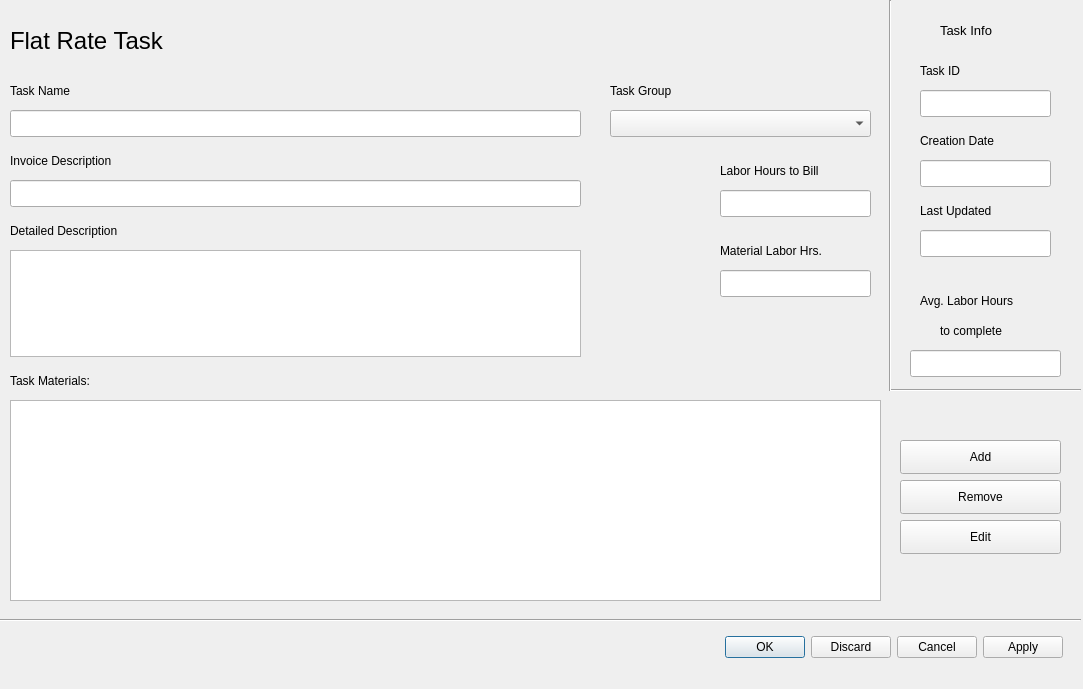
<?xml version="1.0" encoding="UTF-8"?>
<ui version="4.0">
 <class>FlatRateTaskDialog</class>
 <widget class="QDialog" name="FlatRateTaskDialog">
  <property name="geometry">
   <rect>
    <x>0</x>
    <y>0</y>
    <width>1083</width>
    <height>689</height>
   </rect>
  </property>
  <property name="windowTitle">
   <string>FlatRateTask</string>
  </property>
  <widget class="QLabel" name="lblTaskID">
   <property name="geometry">
    <rect>
     <x>920</x>
     <y>60</y>
     <width>101</width>
     <height>21</height>
    </rect>
   </property>
   <property name="text">
    <string>Task ID</string>
   </property>
  </widget>
  <widget class="QLabel" name="LblDockTitle">
   <property name="geometry">
    <rect>
     <x>10</x>
     <y>10</y>
     <width>231</width>
     <height>61</height>
    </rect>
   </property>
   <property name="font">
    <font>
     <pointsize>18</pointsize>
    </font>
   </property>
   <property name="text">
    <string>Flat Rate Task</string>
   </property>
  </widget>
  <widget class="QPushButton" name="pushButton_3">
   <property name="geometry">
    <rect>
     <x>900</x>
     <y>520</y>
     <width>161</width>
     <height>34</height>
    </rect>
   </property>
   <property name="text">
    <string>Edit</string>
   </property>
  </widget>
  <widget class="QTableView" name="tblviewTaskMaterials">
   <property name="geometry">
    <rect>
     <x>10</x>
     <y>400</y>
     <width>871</width>
     <height>201</height>
    </rect>
   </property>
  </widget>
  <widget class="QPushButton" name="pushButton">
   <property name="geometry">
    <rect>
     <x>900</x>
     <y>440</y>
     <width>161</width>
     <height>34</height>
    </rect>
   </property>
   <property name="text">
    <string>Add</string>
   </property>
  </widget>
  <widget class="QLabel" name="lblBillHours">
   <property name="geometry">
    <rect>
     <x>720</x>
     <y>160</y>
     <width>151</width>
     <height>21</height>
    </rect>
   </property>
   <property name="text">
    <string>Labor Hours to Bill</string>
   </property>
  </widget>
  <widget class="QLineEdit" name="leditLastUpdate">
   <property name="geometry">
    <rect>
     <x>920</x>
     <y>230</y>
     <width>131</width>
     <height>27</height>
    </rect>
   </property>
  </widget>
  <widget class="QLabel" name="lblTaskMaterials">
   <property name="geometry">
    <rect>
     <x>10</x>
     <y>370</y>
     <width>191</width>
     <height>21</height>
    </rect>
   </property>
   <property name="text">
    <string>Task Materials:</string>
   </property>
  </widget>
  <widget class="QLabel" name="lblCreateDate">
   <property name="geometry">
    <rect>
     <x>920</x>
     <y>130</y>
     <width>131</width>
     <height>21</height>
    </rect>
   </property>
   <property name="text">
    <string>Creation Date</string>
   </property>
  </widget>
  <widget class="QLineEdit" name="leditAvgComplete">
   <property name="geometry">
    <rect>
     <x>910</x>
     <y>350</y>
     <width>151</width>
     <height>27</height>
    </rect>
   </property>
   <property name="text">
    <string/>
   </property>
  </widget>
  <widget class="QLineEdit" name="leditCreateDate">
   <property name="geometry">
    <rect>
     <x>920</x>
     <y>160</y>
     <width>131</width>
     <height>27</height>
    </rect>
   </property>
  </widget>
  <widget class="QLabel" name="lblLastUpdate">
   <property name="geometry">
    <rect>
     <x>920</x>
     <y>200</y>
     <width>101</width>
     <height>21</height>
    </rect>
   </property>
   <property name="text">
    <string>Last Updated</string>
   </property>
  </widget>
  <widget class="QLabel" name="lblTaskName">
   <property name="geometry">
    <rect>
     <x>10</x>
     <y>80</y>
     <width>271</width>
     <height>21</height>
    </rect>
   </property>
   <property name="text">
    <string>Task Name</string>
   </property>
  </widget>
  <widget class="QLabel" name="label">
   <property name="geometry">
    <rect>
     <x>940</x>
     <y>20</y>
     <width>91</width>
     <height>21</height>
    </rect>
   </property>
   <property name="font">
    <font>
     <pointsize>10</pointsize>
    </font>
   </property>
   <property name="text">
    <string>Task Info</string>
   </property>
  </widget>
  <widget class="Line" name="line_3">
   <property name="geometry">
    <rect>
     <x>0</x>
     <y>610</y>
     <width>1081</width>
     <height>20</height>
    </rect>
   </property>
   <property name="orientation">
    <enum>Qt::Horizontal</enum>
   </property>
  </widget>
  <widget class="QDialogButtonBox" name="buttonBox">
   <property name="geometry">
    <rect>
     <x>552</x>
     <y>630</y>
     <width>511</width>
     <height>34</height>
    </rect>
   </property>
   <property name="standardButtons">
    <set>QDialogButtonBox::Apply|QDialogButtonBox::Cancel|QDialogButtonBox::Discard|QDialogButtonBox::Ok</set>
   </property>
  </widget>
  <widget class="QLineEdit" name="leditTaskName">
   <property name="geometry">
    <rect>
     <x>10</x>
     <y>110</y>
     <width>571</width>
     <height>27</height>
    </rect>
   </property>
  </widget>
  <widget class="QPushButton" name="pushButton_2">
   <property name="geometry">
    <rect>
     <x>900</x>
     <y>480</y>
     <width>161</width>
     <height>34</height>
    </rect>
   </property>
   <property name="text">
    <string>Remove</string>
   </property>
  </widget>
  <widget class="QLabel" name="lblTaskGroup">
   <property name="geometry">
    <rect>
     <x>610</x>
     <y>80</y>
     <width>241</width>
     <height>21</height>
    </rect>
   </property>
   <property name="text">
    <string>Task Group</string>
   </property>
  </widget>
  <widget class="QLabel" name="lblInvoiceDescription">
   <property name="geometry">
    <rect>
     <x>10</x>
     <y>150</y>
     <width>181</width>
     <height>21</height>
    </rect>
   </property>
   <property name="text">
    <string>Invoice Description</string>
   </property>
  </widget>
  <widget class="QLineEdit" name="leditTaskID">
   <property name="geometry">
    <rect>
     <x>920</x>
     <y>90</y>
     <width>131</width>
     <height>27</height>
    </rect>
   </property>
  </widget>
  <widget class="QLabel" name="label_13">
   <property name="geometry">
    <rect>
     <x>920</x>
     <y>290</y>
     <width>131</width>
     <height>21</height>
    </rect>
   </property>
   <property name="text">
    <string>Avg. Labor Hours</string>
   </property>
  </widget>
  <widget class="Line" name="line_2">
   <property name="geometry">
    <rect>
     <x>890</x>
     <y>380</y>
     <width>191</width>
     <height>20</height>
    </rect>
   </property>
   <property name="orientation">
    <enum>Qt::Horizontal</enum>
   </property>
  </widget>
  <widget class="QLabel" name="lblMaterialHrs">
   <property name="geometry">
    <rect>
     <x>720</x>
     <y>240</y>
     <width>151</width>
     <height>21</height>
    </rect>
   </property>
   <property name="text">
    <string>Material Labor Hrs.</string>
   </property>
  </widget>
  <widget class="QLineEdit" name="leditBillHours">
   <property name="geometry">
    <rect>
     <x>720</x>
     <y>190</y>
     <width>151</width>
     <height>27</height>
    </rect>
   </property>
   <property name="text">
    <string/>
   </property>
  </widget>
  <widget class="QLabel" name="lblDetailedDescription">
   <property name="geometry">
    <rect>
     <x>10</x>
     <y>220</y>
     <width>321</width>
     <height>21</height>
    </rect>
   </property>
   <property name="text">
    <string>Detailed Description</string>
   </property>
  </widget>
  <widget class="QTextEdit" name="teditDetaildDescription">
   <property name="geometry">
    <rect>
     <x>10</x>
     <y>250</y>
     <width>571</width>
     <height>107</height>
    </rect>
   </property>
  </widget>
  <widget class="QLineEdit" name="leditMaterialHours">
   <property name="geometry">
    <rect>
     <x>720</x>
     <y>270</y>
     <width>151</width>
     <height>27</height>
    </rect>
   </property>
   <property name="text">
    <string/>
   </property>
  </widget>
  <widget class="QLabel" name="label_14">
   <property name="geometry">
    <rect>
     <x>940</x>
     <y>320</y>
     <width>91</width>
     <height>21</height>
    </rect>
   </property>
   <property name="text">
    <string>to complete</string>
   </property>
  </widget>
  <widget class="Line" name="line">
   <property name="geometry">
    <rect>
     <x>880</x>
     <y>0</y>
     <width>21</width>
     <height>391</height>
    </rect>
   </property>
   <property name="orientation">
    <enum>Qt::Vertical</enum>
   </property>
  </widget>
  <widget class="QComboBox" name="cboxTaskGroup">
   <property name="geometry">
    <rect>
     <x>610</x>
     <y>110</y>
     <width>261</width>
     <height>27</height>
    </rect>
   </property>
  </widget>
  <widget class="QLineEdit" name="leditInvoiceDescription">
   <property name="geometry">
    <rect>
     <x>10</x>
     <y>180</y>
     <width>571</width>
     <height>27</height>
    </rect>
   </property>
  </widget>
 </widget>
 <resources/>
 <connections/>
</ui>
